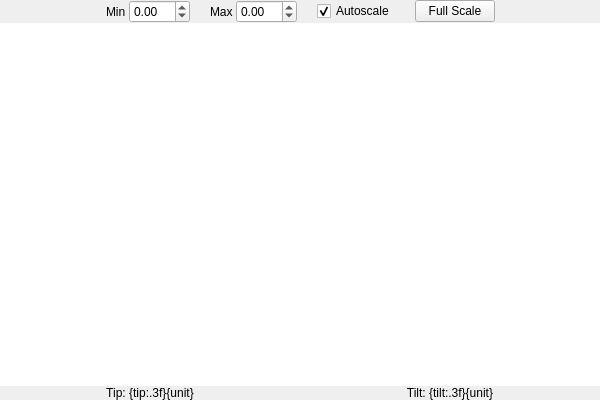
<?xml version="1.0" encoding="UTF-8"?>
<ui version="4.0">
 <class>TipTiltView</class>
 <widget class="QWidget" name="TipTiltView">
  <property name="geometry">
   <rect>
    <x>0</x>
    <y>0</y>
    <width>600</width>
    <height>400</height>
   </rect>
  </property>
  <property name="windowTitle">
   <string>Tip-Tilt Mirror</string>
  </property>
  <layout class="QGridLayout" name="gridLayout">
   <property name="leftMargin">
    <number>0</number>
   </property>
   <property name="topMargin">
    <number>0</number>
   </property>
   <property name="rightMargin">
    <number>0</number>
   </property>
   <property name="bottomMargin">
    <number>0</number>
   </property>
   <property name="spacing">
    <number>0</number>
   </property>
   <item row="0" column="0" colspan="2">
    <layout class="QHBoxLayout" name="horizontalLayout_2">
     <item>
      <spacer name="horizontalSpacer">
       <property name="orientation">
        <enum>Qt::Horizontal</enum>
       </property>
       <property name="sizeHint" stdset="0">
        <size>
         <width>40</width>
         <height>20</height>
        </size>
       </property>
      </spacer>
     </item>
     <item>
      <widget class="QLabel" name="min_label">
       <property name="text">
        <string>Min </string>
       </property>
      </widget>
     </item>
     <item>
      <widget class="QDoubleSpinBox" name="min_spinbox">
       <property name="sizePolicy">
        <sizepolicy hsizetype="Minimum" vsizetype="Fixed">
         <horstretch>0</horstretch>
         <verstretch>0</verstretch>
        </sizepolicy>
       </property>
       <property name="keyboardTracking">
        <bool>false</bool>
       </property>
       <property name="decimals">
        <number>2</number>
       </property>
       <property name="minimum">
        <double>-99.000000000000000</double>
       </property>
       <property name="maximum">
        <double>99.000000000000000</double>
       </property>
       <property name="singleStep">
        <double>0.100000000000000</double>
       </property>
      </widget>
     </item>
     <item>
      <spacer name="horizontalSpacer_2">
       <property name="orientation">
        <enum>Qt::Horizontal</enum>
       </property>
       <property name="sizeType">
        <enum>QSizePolicy::Maximum</enum>
       </property>
       <property name="sizeHint" stdset="0">
        <size>
         <width>20</width>
         <height>20</height>
        </size>
       </property>
      </spacer>
     </item>
     <item>
      <widget class="QLabel" name="max_label">
       <property name="text">
        <string>Max </string>
       </property>
      </widget>
     </item>
     <item>
      <widget class="QDoubleSpinBox" name="max_spinbox">
       <property name="keyboardTracking">
        <bool>false</bool>
       </property>
       <property name="decimals">
        <number>2</number>
       </property>
       <property name="minimum">
        <double>-99.000000000000000</double>
       </property>
       <property name="maximum">
        <double>99.000000000000000</double>
       </property>
       <property name="singleStep">
        <double>0.100000000000000</double>
       </property>
      </widget>
     </item>
     <item>
      <spacer name="horizontalSpacer_3">
       <property name="orientation">
        <enum>Qt::Horizontal</enum>
       </property>
       <property name="sizeType">
        <enum>QSizePolicy::Maximum</enum>
       </property>
       <property name="sizeHint" stdset="0">
        <size>
         <width>20</width>
         <height>20</height>
        </size>
       </property>
      </spacer>
     </item>
     <item>
      <widget class="QCheckBox" name="autoscale_checkbox">
       <property name="text">
        <string>Autoscale</string>
       </property>
       <property name="checked">
        <bool>true</bool>
       </property>
      </widget>
     </item>
     <item>
      <spacer name="horizontalSpacer_4">
       <property name="orientation">
        <enum>Qt::Horizontal</enum>
       </property>
       <property name="sizeType">
        <enum>QSizePolicy::Maximum</enum>
       </property>
       <property name="sizeHint" stdset="0">
        <size>
         <width>20</width>
         <height>20</height>
        </size>
       </property>
      </spacer>
     </item>
     <item>
      <widget class="QPushButton" name="reset_button">
       <property name="text">
        <string>Full Scale</string>
       </property>
      </widget>
     </item>
     <item>
      <spacer name="horizontalSpacer_5">
       <property name="orientation">
        <enum>Qt::Horizontal</enum>
       </property>
       <property name="sizeHint" stdset="0">
        <size>
         <width>40</width>
         <height>20</height>
        </size>
       </property>
      </spacer>
     </item>
    </layout>
   </item>
   <item row="2" column="0">
    <widget class="KalAOLabel" name="tip_label">
     <property name="text">
      <string>Tip: {tip:.3f}{unit}</string>
     </property>
     <property name="alignment">
      <set>Qt::AlignCenter</set>
     </property>
    </widget>
   </item>
   <item row="2" column="1">
    <widget class="KalAOLabel" name="tilt_label">
     <property name="text">
      <string>Tilt: {tilt:.3f}{unit}</string>
     </property>
     <property name="alignment">
      <set>Qt::AlignCenter</set>
     </property>
    </widget>
   </item>
   <item row="1" column="0" colspan="2">
    <widget class="KalAOChart" name="tiptilt_plot">
     <property name="enabled">
      <bool>true</bool>
     </property>
     <property name="frameShape">
      <enum>QFrame::NoFrame</enum>
     </property>
     <property name="verticalScrollBarPolicy">
      <enum>Qt::ScrollBarAlwaysOff</enum>
     </property>
     <property name="horizontalScrollBarPolicy">
      <enum>Qt::ScrollBarAlwaysOff</enum>
     </property>
     <property name="sizeAdjustPolicy">
      <enum>QAbstractScrollArea::AdjustToContents</enum>
     </property>
    </widget>
   </item>
  </layout>
 </widget>
 <customwidgets>
  <customwidget>
   <class>KalAOLabel</class>
   <extends>QLabel</extends>
   <header>kalao</header>
  </customwidget>
  <customwidget>
   <class>KalAOChart</class>
   <extends>QGraphicsView</extends>
   <header>kalao</header>
  </customwidget>
 </customwidgets>
 <resources/>
 <connections/>
</ui>
